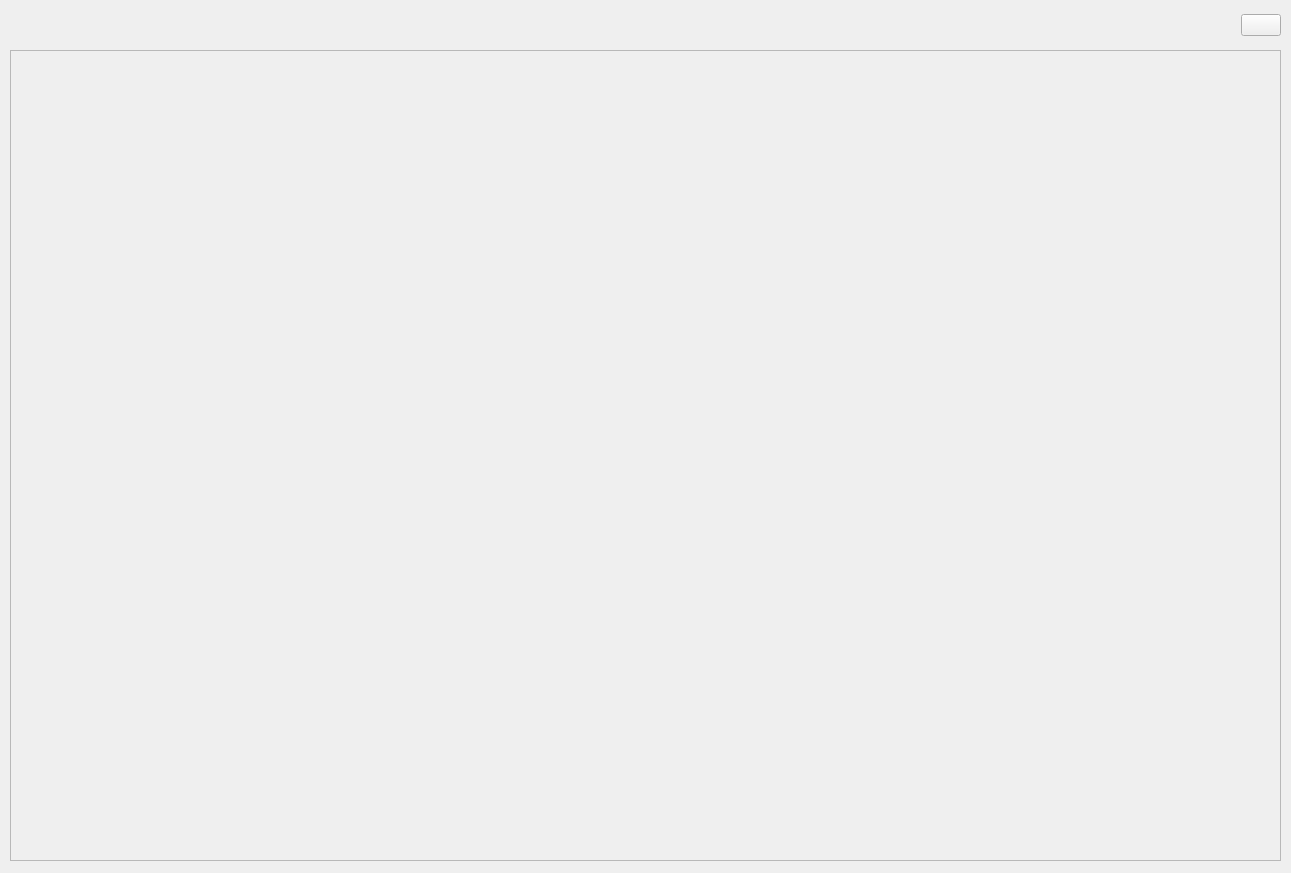
<?xml version="1.0" encoding="UTF-8"?>
<ui version="4.0">
 <class>Form</class>
 <widget class="QWidget" name="Form">
  <property name="geometry">
   <rect>
    <x>0</x>
    <y>0</y>
    <width>1291</width>
    <height>873</height>
   </rect>
  </property>
  <property name="sizePolicy">
   <sizepolicy hsizetype="Maximum" vsizetype="Maximum">
    <horstretch>0</horstretch>
    <verstretch>0</verstretch>
   </sizepolicy>
  </property>
  <property name="windowTitle">
   <string>Form</string>
  </property>
  <widget class="QWidget" name="horizontalLayoutWidget">
   <property name="geometry">
    <rect>
     <x>10</x>
     <y>10</y>
     <width>1271</width>
     <height>31</height>
    </rect>
   </property>
   <layout class="QHBoxLayout" name="horizontalLayout">
    <item>
     <spacer name="horizontalSpacer">
      <property name="orientation">
       <enum>Qt::Horizontal</enum>
      </property>
      <property name="sizeHint" stdset="0">
       <size>
        <width>40</width>
        <height>20</height>
       </size>
      </property>
     </spacer>
    </item>
    <item>
     <widget class="QPushButton" name="exitFullScreenButton">
      <property name="minimumSize">
       <size>
        <width>0</width>
        <height>0</height>
       </size>
      </property>
      <property name="text">
       <string/>
      </property>
      <property name="icon">
       <iconset resource="../resources/resources.qrc">
        <normaloff>:/images/exit-fullscreen.png</normaloff>:/images/exit-fullscreen.png</iconset>
      </property>
     </widget>
    </item>
   </layout>
  </widget>
  <widget class="QScrollArea" name="scrollArea">
   <property name="geometry">
    <rect>
     <x>10</x>
     <y>50</y>
     <width>1271</width>
     <height>811</height>
    </rect>
   </property>
   <property name="widgetResizable">
    <bool>true</bool>
   </property>
   <widget class="QWidget" name="scrollAreaWidgetContents">
    <property name="geometry">
     <rect>
      <x>0</x>
      <y>0</y>
      <width>1269</width>
      <height>809</height>
     </rect>
    </property>
   </widget>
  </widget>
 </widget>
 <resources>
  <include location="../resources/resources.qrc"/>
 </resources>
 <connections/>
</ui>
